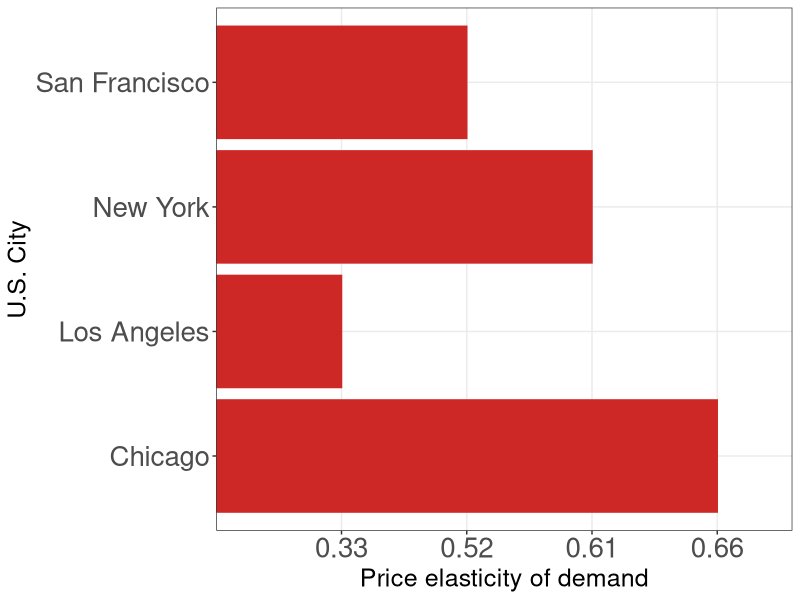

Source code (R):
#Graph Designer: Harriet Brookes Gray 
#Authors: Bowles, Foley and Halliday
#Title: Coordination, Conflict and Competition: A Text in Microeconomics

library(scales)
library(openxlsx)
library(ggplot2)
library(tidyverse)
library(shape)
pdf(file = "indmarketdemand/uber_price_elasticities.pdf", width = 18, height = 6)

#Set parameters for graphics
axislabelsize <- 1.8
labelsize <- 1.5
namesize <- 1.8
annotatesize <- 1.5
graphlinewidth <- 2
segmentlinewidth <- 1.5

COL <- c("#7fc97f", "#beaed4", "#fdc086", "#ffff99", "#386cb0", "#f0027f", "#bf5b17", "#666666")
COLA <- c("#e0f3db", "#99d8c9","#66c2a4","#41ae76", "#238b45", "#005824")
COLB <- c("#c6dbef", "#4eb3d3", "#2b8cbe", "#0868ac","#084081")
grays <- gray.colors(25, start = 1, end = 0)


# #Data 
City <- c("Chicago", "Los Angeles", "New York", "San Francisco")
Elasticity <- c(0.66, 0.33, 0.61, 0.52)
Uber_elasticity_mat <- cbind(City, Elasticity)
Uber_elasticity_data <- as.data.frame(Uber_elasticity_mat)


plot2 <- Uber_elasticity_data %>% 
  ggplot(aes(x = City, y = Elasticity)) + 
  geom_bar(stat = "identity", colour="#CD2825", fill = "#CD2825") + 
  #scale_y_continuous(breaks = seq(0, 1, by = 0.1), labels = scales::percent) + 
  ylab("Price elasticity of demand") +
  xlab("U.S. City") +
  theme_bw() + 
  theme(axis.title = element_text(size = 18),
        axis.text.y = element_text(size = 20),
        axis.text.x = element_text(size = 20),
        panel.grid.minor = element_blank()
  ) + 
  #theme(legend.position = c(0.8,0.85),
  #legend.text.align = 0,
  #axis.title = element_text(size = 20),
  #axis.title.y = element_blank(),
  #axis.text.y = element_text(size = 18),
  #legend.title = element_text(size = 16),
  #legend.text = element_text(size = 18),
  #legend.title = element_text(size = 18),
  #axis.text.x  = element_text(vjust = 0.5, size = 18)) + 
  #geom_text(
  # aes(x = group5, y = utility5, label = utility5, group = type5),
# col = "black",
# hjust = -0.5, size = 4,
# position = position_dodge(width = 1),
# inherit.aes = TRUE
#) +
#ylim(0, 160) +
coord_flip()
plot2






dev.off()
